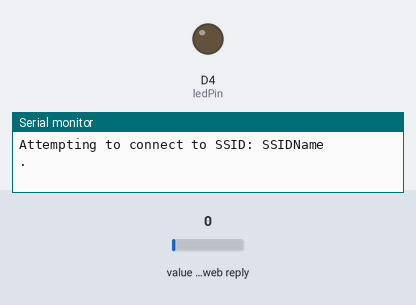
Simulated run of this sketch. Board: ESP8266 (NodeMCU). Parts: output pins drawn as LEDs (lit = HIGH), the last lines printed to the serial monitor. The inputs (shaded band) are chosen by the test bench; at power-on: value in the web reply 0. WiFi joins after 1.5 s; servers stay silent unless stated; web services answer with replies made up by the test bench.

Above: at 0.1 s.
At 5.4 s:
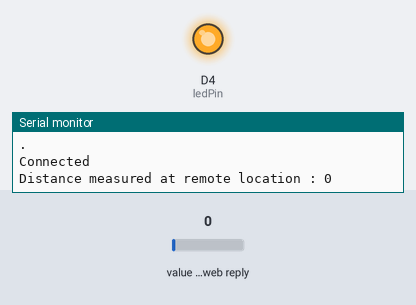
Timing chart, 0 to 6.9 s (numbered marks = the images above):
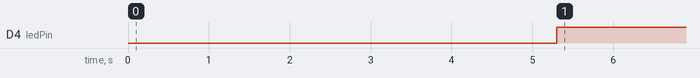

The sketch:

07_thingspeak_ReadField_LED-Out.ino
```cpp
#include "ThingSpeak.h"
#include "secrets.h"
#include <ESP8266WiFi.h>

#define ledPin D4

char ssid[] = SECRET_SSID;   // your network SSID (name)
char pass[] = SECRET_PASS;   // your network password

WiFiClient  client;

// My channel details
unsigned long myChannelNumber = SECRET_CH_ID;
const char * myReadAPIKey = SECRET_READ_APIKEY;
unsigned int myFieldNumber = 1;

void setup()
{
  Serial.begin(115200);  // Initialize serial

  WiFi.mode(WIFI_STA);
  ThingSpeak.begin(client);  // Initialize ThingSpeak

  pinMode(ledPin, OUTPUT);
}

void loop()
{

  // Connect or reconnect to WiFi
  if(WiFi.status() != WL_CONNECTED)
  {
    Serial.print("Attempting to connect to SSID: ");
    Serial.println(SECRET_SSID);
    while(WiFi.status() != WL_CONNECTED)
    {
      WiFi.begin(ssid, pass);
      Serial.print(".");
      delay(5000);
    }
    Serial.println("\nConnected");
  }

  int remoteDistance = ThingSpeak.readIntField(myChannelNumber, myFieldNumber, myReadAPIKey);

  int statusCode = ThingSpeak.getLastReadStatus();

  if(statusCode == 200)
  {
    Serial.println("Distance measured at remote location : " + String(remoteDistance));
  }
  else
  {
    Serial.println("Problem reading channel. HTTP error code " + String(statusCode));
  }

  if (remoteDistance < 30)
  {
    digitalWrite(ledPin, HIGH);
  }

  else
  {
    digitalWrite(ledPin, LOW);
  }

  delay(15000);
}
```

secrets.h
```cpp
// Use this file to store all of the private credentials
// and connection details

#define SECRET_SSID "SSIDName"	// replace MySSID with your WiFi network name
#define SECRET_PASS "password"	// replace MyPassword with your WiFi password

#define SECRET_CH_ID 696151	          	//MathWorks weather station
#define SECRET_READ_APIKEY "12KPC8TE1HD5GAJB"	//API Key for Test channel
```

Measured:
- by itself, D4 (ledPin): LOW → HIGH at 5.3 s
